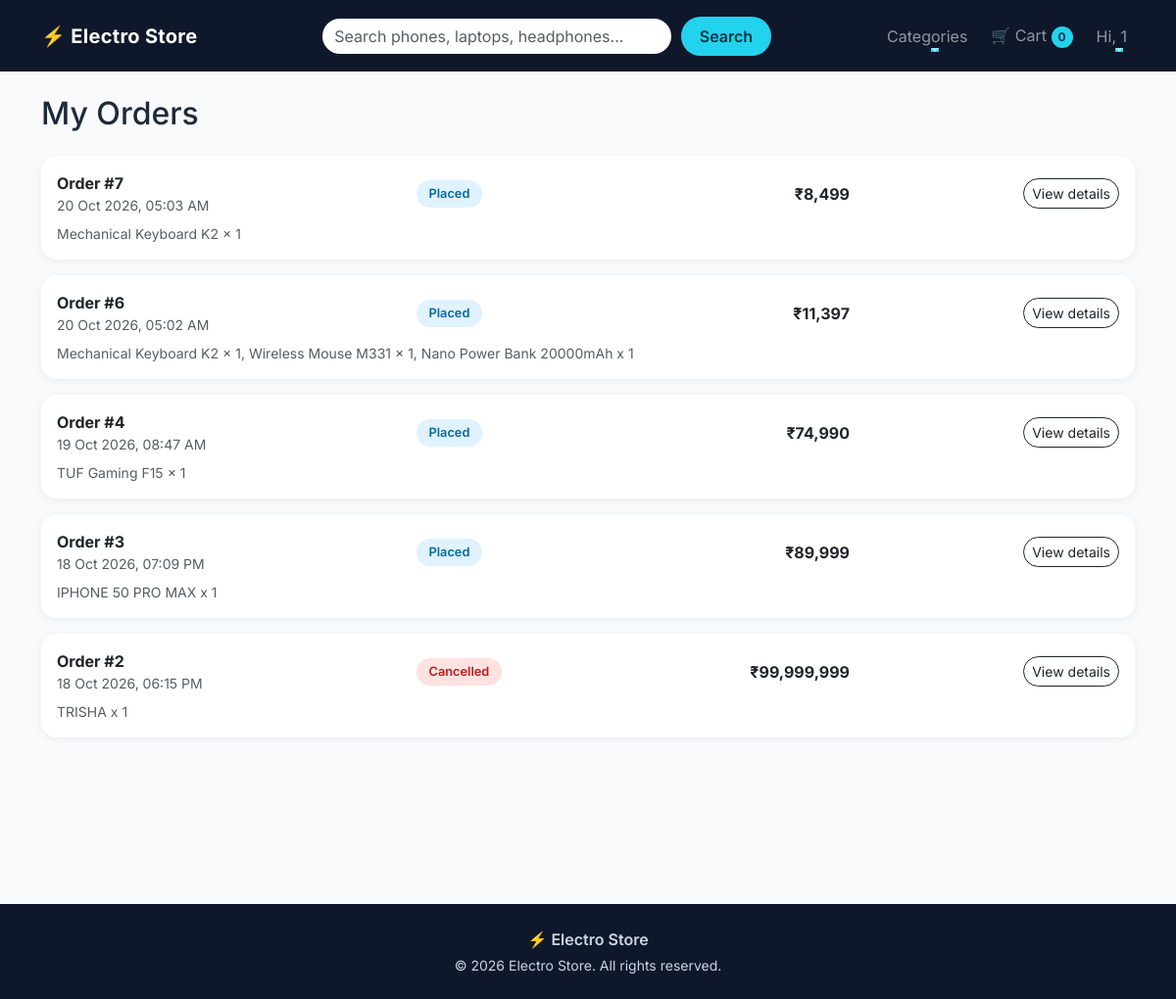
/orders/ (signed in), run on the app's committed database.
### accounts/models.py (models this page shows)
class User(AbstractUser):
    phone = models.CharField(max_length=15, blank=True)

### orders/models.py (models this page shows, shortened)
class Order(models.Model):
    STATUS_CHOICES = [
        ('PLACED', 'Placed'),
        ('SHIPPED', 'Shipped'),
        ('OUT_FOR_DELIVERY', 'Out for delivery'),
        ('DELIVERED', 'Delivered'),
        ('CANCELLED', 'Cancelled'),
    ]
    user = models.ForeignKey(
        settings.AUTH_USER_MODEL,
        on_delete=models.CASCADE,
        related_name='orders'
    )
    full_name = models.CharField(max_length=100)
    phone = models.CharField(max_length=15)
    address_line = models.CharField(max_length=255)
    city = models.CharField(max_length=100)
    state = models.CharField(max_length=100)
    pincode = models.CharField(max_length=10)
    total_amount = models.DecimalField(max_digits=10, decimal_places=2)
    status = models.CharField(
        max_length=20,
        choices=STATUS_CHOICES,
        default='PLACED'
    )
    created_at = models.DateTimeField(auto_now_add=True)
    class Meta:
        ordering = ['-created_at']

class OrderItem(models.Model):
    order = models.ForeignKey(
        Order,
        on_delete=models.CASCADE,
        related_name='items'
    )
    product = models.ForeignKey(
        Product,
        on_delete=models.SET_NULL,
        null=True,
        blank=True
    )
    product_name = models.CharField(max_length=200)
    price = models.DecimalField(max_digits=10, decimal_places=2)
    quantity = models.PositiveIntegerField()

### orders/views.py (the view)
# urls.py: path('', views.order_list_view, name='order_list'),
@login_required
def order_list_view(request):
    orders = request.user.orders.prefetch_related('items')
    return render(
        request,
        'orders_templates/order_list.html',
        {'orders': orders}
    )

### cart/context_processors.py (called while the page is built)
def cart_count(request):
    count = 0
    if request.user.is_authenticated:
        cart = Cart.objects.filter(user=request.user).first()
        if cart:
            count = cart.total_items
    return {'cart_count': count}

### cart/models.py (called while the page is built)
    @property
    def total_items(self):
        return sum(item.quantity for item in self.items.all())

### store/context_processors.py (called while the page is built)
def categories(request):
    return {'nav_categories' : Category.objects.all()}

def wishlist_ids(request):
    if request.user.is_authenticated:
        ids = set(
            Wishlist.objects.filter(
                user=request.user
            ).values_list('product_id', flat=True)
        )
    else:
        ids = set()
    return {'wishlist_ids': ids}

### templates/orders_templates/order_list.html (shortened to what this page needs)
{% extends 'base.html' %}
{% load humanize %}
{% block content %}
<h2 class="mb-4">My Orders</h2>
{% for order in orders %}
<div class="card order-card mb-3 reveal">
  <div class="card-body">
    <div class="row align-items-center g-3">
      <div class="col-12 col-md-4">
        <strong>Order #{{ order.id }}</strong>
        <div class="text-muted small">{{ order.created_at|date:"d M Y, h:i A" }}</div>
      </div>
      <div class="col-6 col-md-3">
        <span class="status-badge status-{{ order.status }}">{{ order.get_status_display }}</span>
      </div>
      <div class="col-6 col-md-2 text-md-end fw-bold">
        ₹{{ order.total_amount|floatformat:0|intcomma }}
      </div>
      <div class="col-12 col-md-3 text-md-end">
        <a href="{% url 'orders:order_detail' order.id %}" class="btn btn-sm btn-outline-dark rounded-pill">View details</a>
      </div>
    </div>
    <div class="text-muted small mt-2">
      {% for item in order.items.all %}{{ item.product_name }} x {{ item.quantity }}{% if not forloop.last %}, {% endif %}{% endfor %}
    </div>
  </div>
</div>
{% endfor %}
{% endblock %}

### templates/base.html (shortened to what this page needs)
{% load static %}
<!DOCTYPE html>
<html lang="en">
<head>
  <link href="https://cdn.jsdelivr.net/npm/bootstrap@5.3.3/dist/css/bootstrap.min.css" rel="stylesheet">
  <link href="{% static 'css/style.css' %}" rel="stylesheet">
</head>
<body>
  <nav class="navbar navbar-expand-lg navbar-dark sticky-top site-navbar" id="mainNavbar">
    <div class="container">
      <a class="navbar-brand" href="{% url 'store:home' %}"><span class="brand-icon">⚡</span> Electro Store</a>
      <div class="collapse navbar-collapse" id="navMenu">
        <form class="search-form mx-lg-auto my-3 my-lg-0" role="search" action="{% url 'store:product_list' %}"
          method="get">
          <input class="form-control" type="search" name="q" placeholder="Search phones, laptops, headphones...">
          <button class="btn btn-accent" type="submit">Search</button>
        </form>
        <ul class="navbar-nav align-items-lg-center gap-lg-2">
          <li class="nav-item dropdown">
            <a class="nav-link nav-anim dropdown-toggle" href="#" role="button" data-bs-toggle="dropdown"
              aria-expanded="false">
              Categories
            </a>
          </li>
          <li class="nav-item">
            <a class="nav-link nav-anim" href="{% url 'cart:cart_detail' %}">
              🛒 Cart <span class="cart-badge" id="cartCount">{{ cart_count }}</span>
            </a>
          </li>
          {% if user.is_authenticated %}
          <li class="nav-item dropdown">
            <a class="nav-link nav-anim dropdown-toggle" href="#" role="button" data-bs-toggle="dropdown"
              aria-expanded="false">
              Hi, {{ user.first_name|default:user.username }}
            </a>
          </li>
          {% else %}
          <li class="nav-item"><a class="nav-link nav-anim" href="{% url 'accounts:login' %}">Login</a></li>
          <li class="nav-item"><a class="btn btn-accent ms-lg-2" href="{% url 'accounts:signup' %}">Sign Up</a></li>
          {% endif %}
        </ul>
      </div>
    </div>
  </nav>
  <main class="container my-4 page-content">
    {% block content %}{% endblock %}
  </main>
  <footer class="site-footer mt-5">
    <div class="container py-4 text-center">
      <p class="mb-1 fw-semibold">⚡ Electro Store</p>
      <p class="mb-0 small">© 2026 Electro Store. All rights reserved.</p>
    </div>
  </footer>
</body>
</html>

### static/css/style.css (style rules this page uses)
:root { --bg-dark: #0f172a; --accent: #22d3ee; --accent-dark: #06b6d4; --text-dark: #1e293b; --ease: cubic-bezier(0.22, 1, 0.36, 1); }
body { font-family: 'Inter', system-ui, sans-serif; color: var(--text-dark); background: #f8fafc; animation: pageFade 0.6s var(--ease); }
.site-navbar { background: var(--bg-dark); padding: 1rem 0; transition: padding 0.35s var(--ease), box-shadow 0.35s var(--ease), background 0.35s var(--ease); }
.navbar-brand { font-weight: 700; letter-spacing: 0.3px; transition: transform 0.3s var(--ease); }
.brand-icon { display: inline-block; transition: transform 0.5s var(--ease); }
.nav-anim { position: relative; }
.nav-anim::after { content: ''; position: absolute; left: 50%; bottom: 4px; width: 0; height: 2px; background: var(--accent); transition: width 0.3s var(--ease), left 0.3s var(--ease); }
.search-form { display: flex; width: 100%; max-width: 460px; gap: 0.5rem; }
.search-form .form-control { border-radius: 50px; border: 2px solid transparent; transition: border-color 0.3s, box-shadow 0.3s; }
.btn-accent { background: var(--accent); color: #083344; font-weight: 600; border: none; border-radius: 50px; padding: 0.45rem 1.2rem; transition: transform 0.25s var(--ease), box-shadow 0.25s var(--ease), background 0.25s; }
.cart-badge { display: inline-block; min-width: 22px; padding: 2px 7px; border-radius: 50px; background: var(--accent); color: #083344; font-size: 0.75rem; font-weight: 700; text-align: center; }
.js .reveal { opacity: 0; transform: translateY(28px); transition: opacity 0.7s var(--ease), transform 0.7s var(--ease); transition-delay: var(--delay, 0s); }
.js .reveal.visible { opacity: 1; transform: none; }
.site-footer { background: var(--bg-dark); color: #cbd5e1; }
.order-card { border: none; border-radius: 16px; box-shadow: 0 2px 10px rgba(15, 23, 42, 0.06); transition: transform 0.2s ease, box-shadow 0.2s ease; }
.status-badge { display: inline-block; padding: 0.3rem 0.8rem; border-radius: 50px; font-size: 0.8rem; font-weight: 600; background: #e2e8f0; color: #334155; }
.status-PLACED { background: #e0f2fe; color: #0369a1; }
.status-CANCELLED { background: #fee2e2; color: #b91c1c; }

### data on the page
User: first_name "1"
Order: id "7", created_at "20 Oct 2026, 05:03 AM", status "Placed", total_amount "8,499"
OrderItem: product_name "Mechanical Keyboard K2", quantity "1"
Order: id "6", created_at "20 Oct 2026, 05:02 AM", status "Placed", total_amount "11,397"
OrderItem: product_name "Mechanical Keyboard K2", quantity "1"
OrderItem: product_name "Wireless Mouse M331", quantity "1"
OrderItem: product_name "Nano Power Bank 20000mAh", quantity "1"
Order: id "4", created_at "19 Oct 2026, 08:47 AM", status "Placed", total_amount "74,990"
OrderItem: product_name "TUF Gaming F15", quantity "1"
Order: id "3", created_at "18 Oct 2026, 07:09 PM", status "Placed", total_amount "89,999"
OrderItem: product_name "IPHONE 50 PRO MAX", quantity "1"
Order: id "2", created_at "18 Oct 2026, 06:15 PM", status "Cancelled", total_amount "99,999,999"
OrderItem: product_name "TRISHA", quantity "1"

### other printed values
{{ cart_count }} "0"
